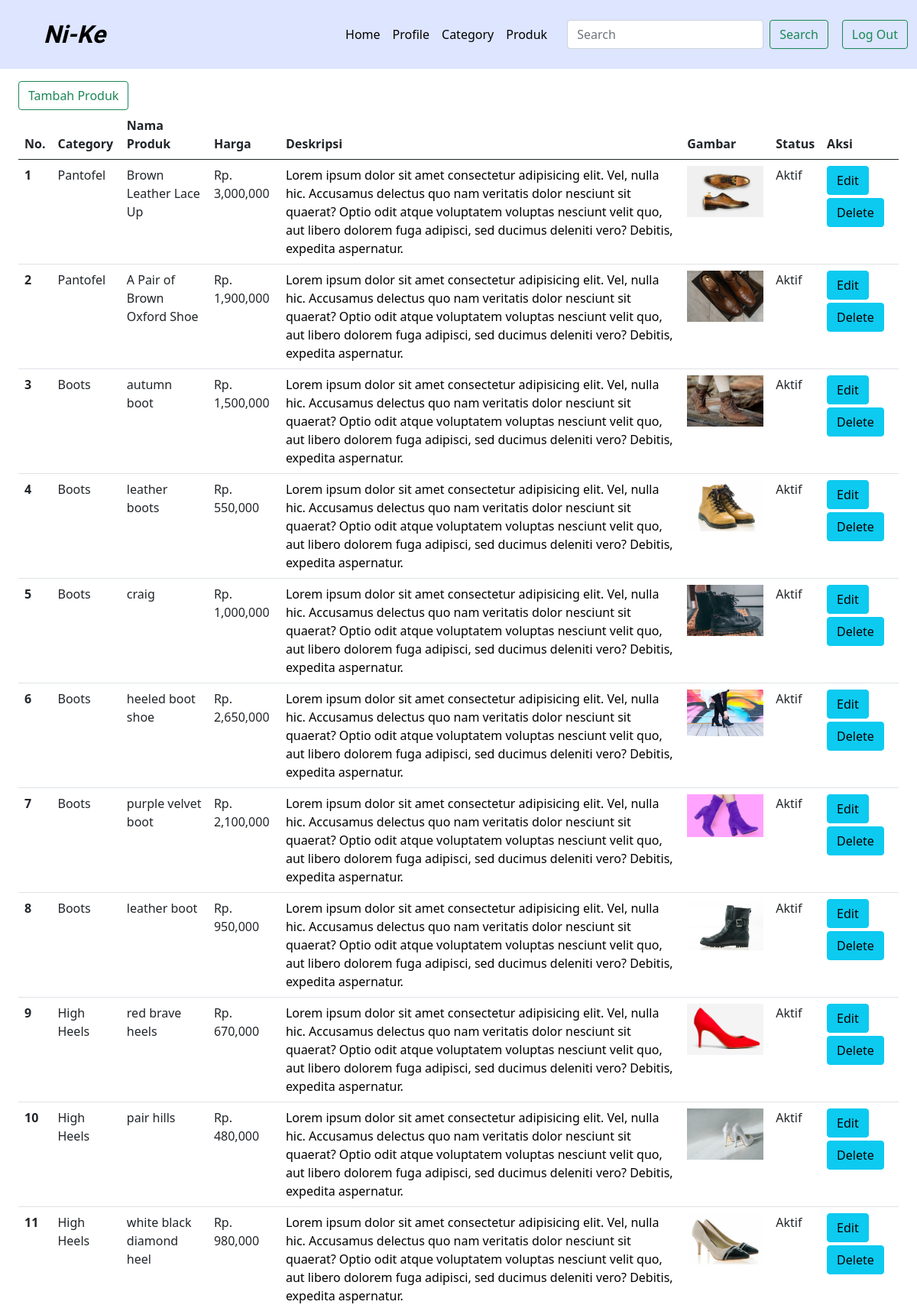
The app's page /produk.php (signed in, upper part) with its own data.
### tables this page shows
CREATE TABLE `product` (
  `product_id` int(11) NOT NULL,
  `category_id` int(11) NOT NULL,
  `product_name` varchar(100) NOT NULL,
  `product_price` int(11) NOT NULL,
  `product_description` text NOT NULL,
  `product_status` tinyint(4) DEFAULT NULL,
  `product_image` varchar(100) NOT NULL
);

CREATE TABLE `category` (
  `category_id` int(11) NOT NULL,
  `category_name` varchar(255) NOT NULL
);

### produk.php (the view, shortened to what this page needs)
<?php
  require 'db.php';
?>
<!DOCTYPE html>
<html lang="en">
<head>
  <link href="https://cdn.jsdelivr.net/npm/bootstrap@5.0.2/dist/css/bootstrap.min.css" rel="stylesheet">
  <link rel="stylesheet" type="text/css" href="stylesheet.css?=1">
</head>
<body>
  <nav class="navbar navbar-expand-lg nav">
  <div class="container-fluid">
    <a class="navbar-brand my-0" href="dashboard.php">Ni-Ke</a>
    <div class="collapse navbar-collapse" id="navbarSupportedContent">
      <ul class="navbar-nav ms-auto">
        <li class="nav-item">
          <a class="nav-link active" aria-current="page" href="dashboard.php">Home</a>
        </li>
        <li class="nav-item">
          <a class="nav-link" href="profil.php">Profile</a>
        </li>
        <li class="nav-item">
          <a class="nav-link" href="category.php">Category</a>
        </li>
        <li class="nav-item">
          <a class="nav-link" href="produk.php">Produk</a>
        </li>
      </ul>
      <form action="produk.php" class="d-flex">
        <input type="text" name="search" placeholder="Search" class="form-control me-2"  value="<?= $_GET['search'] ?>" >
        <input type="submit" name="cari" value="Search" class="btn btn-outline-success">
      </form>
      <a href="logout.php"><button class="btn btn-outline-success" type="submit">Log Out</button></a>
    </div>
  </div>
</nav>
  <div class="container-fluid pt-3" style="width: 98%;">
  <table class="table">
    <a href="tambah_produk.php"><input type="submit" value="Tambah Produk" class="btn btn-outline-success"></a>
  <thead>
    <tr col-8>
      <th scope="col">No.</th>
      <th scope="col">Category</th>
      <th scope="col" class="colom">Nama Produk</th>
      <th scope="col" class="colom">Harga</th>
      <th scope="col" class="colom">Deskripsi</th>
      <th scope="col" class="colom">Gambar</th>
      <th scope="col" class="colom">Status</th>
      <th scope="col" class="colom">Aksi</th>
    </tr>
  </thead>
  <tbody>
    <?php
    $no = 1;
    $produk = mysqli_query($conn, "SELECT * FROM product LEFT JOIN category USING (category_id) WHERE product_status = 1 $where ORDER BY product_id DESC");
    if(mysqli_num_rows($produk) > 0) {
    while($row = mysqli_fetch_array($produk)) {
    ?>
    <tr>
      <th scope="row"><?= $no++; ?></th>
      <td><?= $row['category_name']; ?></td>
      <td><?= $row['product_name']; ?></td>
      <td>Rp. <?= number_format($row['product_price']) ?></td>
      <td><?= $row['product_description']; ?></td>
      <td><a href="img/<?= $row['product_image'] ?>"><img src="img/<?= $row['product_image'] ?>" width="100px"></a></td>
      <td><?= ($row['product_status'] == 0)? 'Tidak Aktif':'Aktif'; ?></td>
      <td>
        <a href="edit-produk.php?id=<?= $row['product_id'] ?>" class="btn btn-info mb-1">Edit</a>
        <a href="delete.php?idpro=<?= $row['product_id']  ?>" onclick="return confirm ('Anda Yakin?')" class="btn btn-info">Delete</a>
      </td>
    </tr>
    <?php }} else{ ?>
      <tr>
        <td colspan="8">Tidak ada data</td>
      </tr>
      <?php } ?>
  </tbody>
</table>
  </div>
</body>
</html>

### stylesheet.css (style rules this page uses)
* { box-sizing: border-box; }
html, body, ul, ol, li, h1, h2, h3, h4, h5, h6, p, form, input, div { margin: 0; padding: 0; }
h1, p, h2, h3, h4 { color: #000000; }
html { scroll-behavior: smooth; }
ul, li { list-style-type: none; }
a { text-decoration: none; }
img { height: auto; display: block; }
.navbar-brand { font-family: "Tangerine", serif; font-size: 32px; font-style: oblique; font-weight: bold; color: #000000; margin-left: 45px; }
.nav-link { color: #000000; }
nav { background-color: #c2d0ff8f; }
form { margin: 18px; }

### records on screen
product: category.category_name "Pantofel", product_name "Brown Leather Lace Up", product_price "3,000,000", product_description "Lorem ipsum dolor sit amet consectetur adipisicing elit. Vel, nulla hic. Accusamus delectus quo nam veritatis dolor nesciunt sit quaerat? Optio odit atque voluptatem voluptas nesciunt velit quo, aut libero dolorem fuga adipisci, sed ducimus deleniti vero? Debitis, expedita aspernatur.", product_image (picture), product_status "Aktif"
product: category.category_name "Pantofel", product_name "A Pair of Brown Oxford Shoe", product_price "1,900,000", product_description "Lorem ipsum dolor sit amet consectetur adipisicing elit. Vel, nulla hic. Accusamus delectus quo nam veritatis dolor nesciunt sit quaerat? Optio odit atque voluptatem voluptas nesciunt velit quo, aut libero dolorem fuga adipisci, sed ducimus deleniti vero? Debitis, expedita aspernatur.", product_image (picture), product_status "Aktif"
product: category.category_name "Boots", product_name "autumn boot", product_price "1,500,000", product_description "Lorem ipsum dolor sit amet consectetur adipisicing elit. Vel, nulla hic. Accusamus delectus quo nam veritatis dolor nesciunt sit quaerat? Optio odit atque voluptatem voluptas nesciunt velit quo, aut libero dolorem fuga adipisci, sed ducimus deleniti vero? Debitis, expedita aspernatur.", product_image (picture), product_status "Aktif"
product: category.category_name "Boots", product_name "leather boots", product_price "550,000", product_description "Lorem ipsum dolor sit amet consectetur adipisicing elit. Vel, nulla hic. Accusamus delectus quo nam veritatis dolor nesciunt sit quaerat? Optio odit atque voluptatem voluptas nesciunt velit quo, aut libero dolorem fuga adipisci, sed ducimus deleniti vero? Debitis, expedita aspernatur.", product_image (picture), product_status "Aktif"
product: category.category_name "Boots", product_name "craig", product_price "1,000,000", product_description "Lorem ipsum dolor sit amet consectetur adipisicing elit. Vel, nulla hic. Accusamus delectus quo nam veritatis dolor nesciunt sit quaerat? Optio odit atque voluptatem voluptas nesciunt velit quo, aut libero dolorem fuga adipisci, sed ducimus deleniti vero? Debitis, expedita aspernatur.", product_image (picture), product_status "Aktif"
product: category.category_name "Boots", product_name "heeled boot shoe", product_price "2,650,000", product_description "Lorem ipsum dolor sit amet consectetur adipisicing elit. Vel, nulla hic. Accusamus delectus quo nam veritatis dolor nesciunt sit quaerat? Optio odit atque voluptatem voluptas nesciunt velit quo, aut libero dolorem fuga adipisci, sed ducimus deleniti vero? Debitis, expedita aspernatur.", product_image (picture), product_status "Aktif"
product: category.category_name "Boots", product_name "purple velvet boot", product_price "2,100,000", product_description "Lorem ipsum dolor sit amet consectetur adipisicing elit. Vel, nulla hic. Accusamus delectus quo nam veritatis dolor nesciunt sit quaerat? Optio odit atque voluptatem voluptas nesciunt velit quo, aut libero dolorem fuga adipisci, sed ducimus deleniti vero? Debitis, expedita aspernatur.", product_image (picture), product_status "Aktif"
product: category.category_name "Boots", product_name "leather boot", product_price "950,000", product_description "Lorem ipsum dolor sit amet consectetur adipisicing elit. Vel, nulla hic. Accusamus delectus quo nam veritatis dolor nesciunt sit quaerat? Optio odit atque voluptatem voluptas nesciunt velit quo, aut libero dolorem fuga adipisci, sed ducimus deleniti vero? Debitis, expedita aspernatur.", product_image (picture), product_status "Aktif"
product: category.category_name "High Heels", product_name "red brave heels", product_price "670,000", product_description "Lorem ipsum dolor sit amet consectetur adipisicing elit. Vel, nulla hic. Accusamus delectus quo nam veritatis dolor nesciunt sit quaerat? Optio odit atque voluptatem voluptas nesciunt velit quo, aut libero dolorem fuga adipisci, sed ducimus deleniti vero? Debitis, expedita aspernatur.", product_image (picture), product_status "Aktif"
product: category.category_name "High Heels", product_name "pair hills", product_price "480,000", product_description "Lorem ipsum dolor sit amet consectetur adipisicing elit. Vel, nulla hic. Accusamus delectus quo nam veritatis dolor nesciunt sit quaerat? Optio odit atque voluptatem voluptas nesciunt velit quo, aut libero dolorem fuga adipisci, sed ducimus deleniti vero? Debitis, expedita aspernatur.", product_image (picture), product_status "Aktif"
product: category.category_name "High Heels", product_name "white black diamond heel", product_price "980,000", product_description "Lorem ipsum dolor sit amet consectetur adipisicing elit. Vel, nulla hic. Accusamus delectus quo nam veritatis dolor nesciunt sit quaerat? Optio odit atque voluptatem voluptas nesciunt velit quo, aut libero dolorem fuga adipisci, sed ducimus deleniti vero? Debitis, expedita aspernatur.", product_image (picture), product_status "Aktif"
